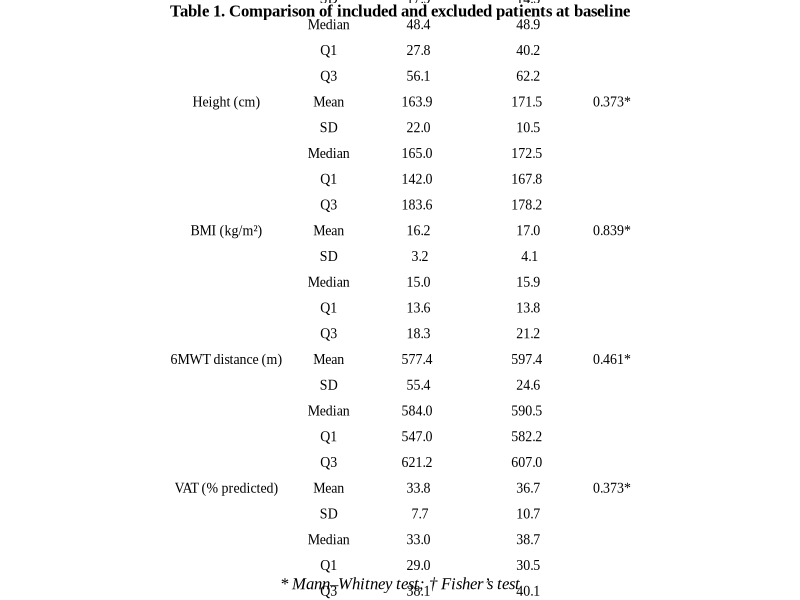

Write the R code that produced this figure. (Note: this script raises an error after producing the figure.)
## ---- chunk 1
knitr::opts_chunk$set(echo = TRUE, warning = FALSE, message = FALSE)
## ---- chunk 2
packages <- c("readxl", "dplyr", "gridExtra", "tidyr", "ggplot2", "grid")

for (pkg in packages) {
  if (!require(pkg, character.only = TRUE)) {
    install.packages(pkg)
    library(pkg, character.only = TRUE)
  }
}
## ---- chunk 3
# Load package
library(readxl)

# Import datasets
included_data <- read_excel("../data/data_clean.xlsx")
excluded_data <- read_excel("../data/data_excluded.xlsx")

# Check structure
str(included_data)
str(excluded_data)
## ---- chunk 4

library(dplyr)
library(gridExtra)
library(grid)

# Descriptive statistics of included and excluded patients at baseline

# Fonction descriptive
describe <- function(x) {
  data.frame(
    Statistic = c("Mean", "SD", "Median", "Q1", "Q3"),
    Value = c(
      mean(x, na.rm = TRUE),
      sd(x, na.rm = TRUE),
      median(x, na.rm = TRUE),
      quantile(x, 0.25, na.rm = TRUE),
      quantile(x, 0.75, na.rm = TRUE)
    )
  )
}

vars <- c("age", "weight_kg", "height_cm", "bmi_kg_cm2",
          "6minwt_distance_traveled_m_before",
          "vat_before",
          "pedsql_totalself_before")

labels <- c(
  "Age (years)",
  "Weight (kg)",
  "Height (cm)",
  "BMI (kg/m²)",
  "6MWT distance (m)",
  "VAT (% predicted)",
  "PedsQL score (0–100)"
)

# Total sample sizes
n_inc_total <- nrow(included_data)
n_exc_total <- nrow(excluded_data)

table_list <- list()

for(i in seq_along(vars)) {
  
  var <- vars[i]
  
  x <- included_data[[var]]
  y <- excluded_data[[var]]
  
  x_clean <- x[!is.na(x)]
  y_clean <- y[!is.na(y)]
  
  p_val <- round(wilcox.test(x_clean, y_clean, exact = FALSE)$p.value, 3)
  p_val <- paste0(p_val, "*")
  
  inc <- describe(x)
  exc <- describe(y)
  
  df <- data.frame(
    Variable = c(labels[i], rep("", 4)),
    Statistic = inc$Statistic,
    Included = round(inc$Value, 1),
    Excluded = round(exc$Value, 1),
    p_value = c(p_val, rep("", 4))
  )
  
  table_list[[i]] <- df
}

table_final <- do.call(rbind, table_list)

# Sex comparison (Fisher's test)
p_sexe <- fisher.test(table(
  c(included_data$sexe, excluded_data$sexe),
  c(rep("Included", nrow(included_data)),
    rep("Excluded", nrow(excluded_data)))
))$p.value

p_sexe <- paste0(round(p_sexe, 3), "†")

sexe_inc <- table(included_data$sexe)
sexe_exc <- table(excluded_data$sexe)

sex_df <- data.frame(
  Variable = c("Sex (M/F)", rep("", length(sexe_inc)-1)),
  Statistic = names(sexe_inc),
  Included = as.numeric(sexe_inc),
  Excluded = as.numeric(sexe_exc),
  p_value = c(p_sexe, rep("", length(sexe_inc)-1))
)

table_final <- rbind(table_final, sex_df)

# Rename columns with total sample size
colnames(table_final)[3:4] <- c(
  paste0("Included (n=", n_inc_total, ")"),
  paste0("Excluded (n=", n_exc_total, ")")
)

table_final

# Export table as image
n_rows <- nrow(table_final)

png(
  "../figures/Table_1_Comparison_of_included_and_excluded_patients_at_baseline.png",
  width = 900,
  height = 2 + n_rows * 42,
  res = 150
)

tg <- tableGrob(
  table_final,
  rows = NULL,
  theme = ttheme_minimal(  
    core = list(
      fg_params = list(
        fontfamily = "Times New Roman",
        fontsize = 10)
    ),
    colhead = list(
      fg_params = list(
        fontfamily = "Times New Roman",
        fontsize = 10, 
        fontface = "bold")
    )
  )
)

grid.arrange(
  textGrob(
    "Table 1. Comparison of included and excluded patients at baseline",
    gp = gpar(fontfamily = "Times New Roman", fontsize = 12, fontface = "bold")
  ),
  tg,
  textGrob(
    "* Mann–Whitney test; † Fisher’s test",
    gp = gpar(fontfamily = "Times New Roman", fontsize = 12, fontface = "italic")
  ),
  ncol = 1,
  heights = c(0.2, 5, 0.3)
)

dev.off()
## ---- chunk 5
# Normality assessment of Δ 6MWT data
included_data$delta_6mwt <- included_data$`6minwt_distance_traveled_m_after` -
                            included_data$`6minwt_distance_traveled_m_before`
# Shapiro test on paired differences
shapiro_delta <- shapiro.test(included_data$delta_6mwt)
shapiro_delta
# Export Shapiro test results to a text file
sink("../results/shapiro_test_results.txt")
cat("Shapiro-Wilk Test for Normality of Paired Differences (6MWT)\n\n")
print(shapiro_delta)
sink()
## ---- chunk 6

# Remove missing values
delta_clean <- na.omit(included_data$delta_6mwt)


# Export QQ-plot

png(
  "../figures/Figure_4_QQ_plot_Delta_6MWT.png",
  width = 6,
  height = 5,
  units = "in",
  res = 300
)

# Global graphical parameters
par(
  family = "Times New Roman",
  cex.main = 1,
  cex.lab = 1,
  cex.axis = 1
)

# QQ-plot
qqnorm(
  delta_clean,
  
  main = paste0(
    "Figure 4. QQ-Plot of Δ6MWT (n = ",
    length(delta_clean),
    ")"
  ),
  
  xlab = "Theoretical Quantiles",
  ylab = "Sample Quantiles"
)

# Reference line
qqline(
  delta_clean,
  col = "red",
  lwd = 2
)

# Close PNG device
dev.off()

# Display plot in RStudio

par(
  family = "serif",
  cex.main = 1,
  cex.lab = 1,
  cex.axis = 1
)

qqnorm(
  delta_clean,
  
  main = paste0(
    "Figure 4. QQ-Plot of Δ6MWT (n = ",
    length(delta_clean),
    ")"
  ),
  
  xlab = "Theoretical Quantiles",
  ylab = "Sample Quantiles"
)

qqline(
  delta_clean,
  col = "red",
  lwd = 2
)

## ---- chunk 7
# Paired t-test
t_test <- t.test(
  included_data$`6minwt_distance_traveled_m_after`,
  included_data$`6minwt_distance_traveled_m_before`,
  paired = TRUE
)
t_test

# Export t-test results to a text file
sink("../results/paired_t_test_results.txt")
cat("Paired t-test (6MWT before vs after)\n\n")
print(t_test)
sink()
## ---- chunk 8

# Paired Wilcoxon test
wilcox_test <- wilcox.test(
  included_data$`6minwt_distance_traveled_m_after`,
  included_data$`6minwt_distance_traveled_m_before`,
  paired = TRUE,
  exact = TRUE
)
wilcox_test

# Export Wilcoxon test results to a text file
sink("../results/wilcoxon_test_results.txt")
cat("Paired Wilcoxon Test (6MWT before vs after)\n\n")
print(wilcox_test)
sink()

## ---- chunk 9
library(dplyr)
library(tidyr)
library(ggplot2)

# Data PedsQL before/after
pedsql_data <- included_data %>%
  select(
    pedsql_totalself_before, pedsql_totalself_after,
    pedsql_physiqueself_before, pedsql_physiqueself_after,
    pedsql_emotionself_before, pedsql_emotionself_after,
    pedsql_relationself_before, pedsql_relationself_after,
    pedsql_ecoleself_before, pedsql_ecoleself_after,
    pedsql_psycosocialself_before, pedsql_psycosocialself_after
  ) %>%
  pivot_longer(cols = everything(),
               names_to = "Variable",
               values_to = "Score") %>%
  mutate(
    Time = ifelse(grepl("before", Variable), "Before", "After"),
    Time = factor(Time, levels = c("Before", "After")),
    Dimension = case_when(
      grepl("total", Variable) ~ "Total Score",
      grepl("physique", Variable) ~ "Physical",
      grepl("emotion", Variable) ~ "Emotional",
      grepl("relation", Variable) ~ "Social",
      grepl("ecole", Variable) ~ "School",
      grepl("psycosocial", Variable) ~ "Psychosocial"
    )
  )

# Plot

p_pedsql <- ggplot(pedsql_data, aes(x = Time, y = Score, fill = Dimension)) +
  
  geom_boxplot(alpha = 0.5, outlier.shape = NA) +
  
  facet_wrap(~ Dimension, nrow = 2) +
  
  xlab("") +
  ylab("Score (0–100)") +
  ggtitle("Figure 5. Distribution of PedsQL Scores Before and After Intervention (n = 20)") +
  
  theme_bw(base_family = "Times New Roman", base_size = 12) +
  theme(
    strip.text = element_text(face = "bold"),
    legend.position = "none"   
  )
p_pedsql

# Export
ggsave(
  "../figures/Figure_5_PedsQL_Before_After.png",
  plot = p_pedsql,
  width = 7,
  height = 5
)
## ---- chunk 10
# Spearman correlation
cor_test <- cor.test(
  included_data$`6minwt_distance_traveled_m_after`,
  included_data$pedsql_totalself_after,
  method = "spearman"
)

cor_test

# Export Spearman correlation results
sink("../results/spearman_correlation_results.txt")
cat("Spearman correlation (6MWT vs PedsQL)\n\n")
print(cor_test)
sink()

# Viewing
library(ggplot2)

# Create plot
p_corr <- ggplot(included_data, aes(
  x = `6minwt_distance_traveled_m_after`,
  y = pedsql_totalself_after
)) +
  geom_point() +
  xlab("6-Minute Walk Distance (m)") +
  ylab("PedsQL Score (0–100)") +
  ggtitle("Figure 6. Correlation Between Quality of Life and Functional Capacity measured at 6mwt (n = 20) ") +
  theme_bw(base_family = "Times New Roman", base_size = 11) +
theme(
    plot.title = element_text(
      face = "bold",
      size = 11
    )
  )

p_corr

# Export PDF
ggsave(
  "../figures/Figure_6_Correlation_PedsQL_6MWT.png",
  plot = p_corr,
  width = 8,
  height = 6
)
